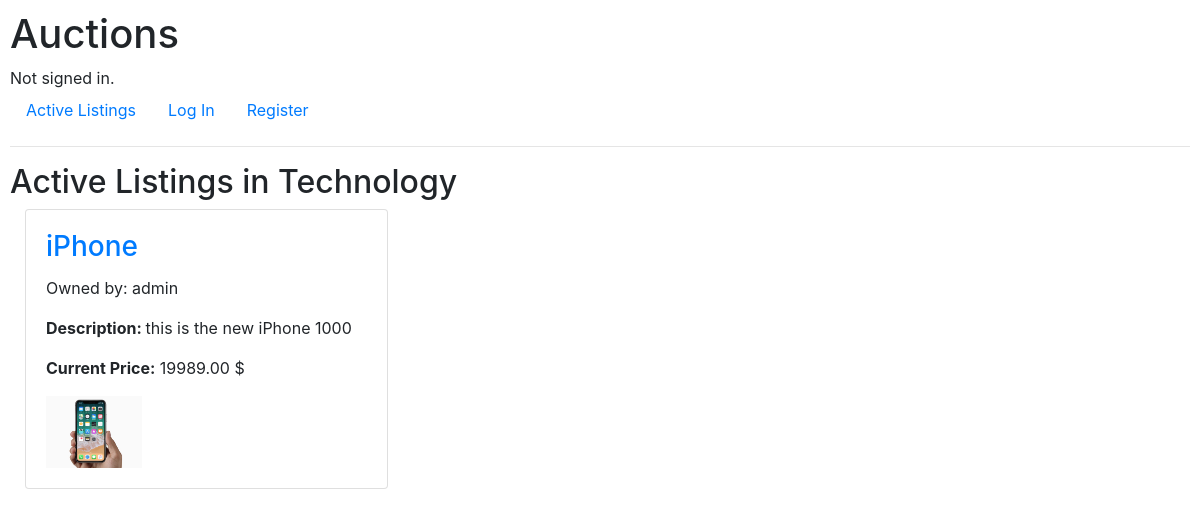
The page /category/1 on the database as committed earlier.
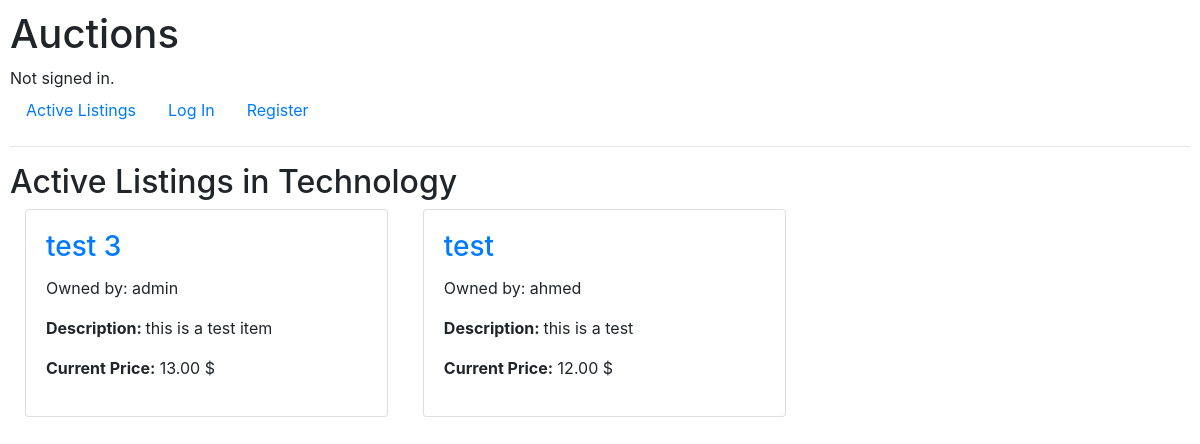
The same page on the database as committed later.
### auctions/models.py (models this page shows, shortened)
class Listing(models.Model):
    owner = models.ForeignKey(User, on_delete=models.CASCADE, related_name="listings")
    title = models.CharField(max_length=100)
    description = models.TextField()
    starting_bid = models.DecimalField(max_digits=10, decimal_places=2)
    image = models.ImageField(upload_to="listing/images", blank=True, null=True)
    category = models.ForeignKey(Category, on_delete=models.CASCADE, related_name="listings", blank=True, null=True)
    active = models.BooleanField(default=True)
    winner = models.ForeignKey(User, on_delete=models.SET_NULL, related_name="wins", null=True, blank=True)
    watchers = models.ManyToManyField(User, related_name='watch_list', null=True, blank=True)

class User(AbstractUser):
    pass

class Bid(models.Model):
    owner = models.ForeignKey(User, on_delete=models.CASCADE, related_name="bids")
    listing = models.ForeignKey(Listing, on_delete=models.CASCADE, related_name="bids")
    price = models.DecimalField(max_digits=10, decimal_places=2)
    class Meta:
        ordering = ['-price']

### auctions/views.py (the view)
# urls.py: path("category/<int:pk>", views.show_category_listing, name='show_category_listing'),
def show_category_listing(request, pk):
    return render(request, "auctions/category.html", {'category': Category.objects.get(pk=pk)})

### auctions/templates/auctions/category.html (shortened to what this page needs)
{% extends "auctions/layout.html" %}
{% block body %}
    <h2>Active Listings in {{ category.name }}</h2>
    {% for listing in category.listings.all %}
        {% if listing.active %}
        <div class="col-4 d-inline-block">
        <div class="card">
            <div class="card-body">
                <a href="{% url 'listing_view' listing.id %}">
                    <h3 class="card-title">{{ listing.title }}</h3>
                </a>
            <p>Owned by: {{ listing.owner.username }}</p>
            <p class="card-text">
                <b>Description: </b>
                {{ listing.description }}
            </p>
            <p>
                <b>Current Price:</b>
                {% if listing.bids.count != 0 %}
                    {{ listing.bids.first.price}}
                {% else %}
                    {{ listing.starting_bid }}
                {% endif %}
                $
            </p>
            {% if listing.image %}
                <img src="{{ listing.image.url }}" alt="listing photo" width="30%">
            {% endif %}
            </div>
        </div>
        </div>
        {% endif %}
    {% empty %}
        There are no active listings in this category right now.
    {% endfor %}
{% endblock %}

Rows that differ between the two databases and show on the page:
no longer on this page (row edited): Listing: title "iPhone", owner.username "admin", description "this is the new iPhone 1000", bids.first.price "19989.00", image (picture)
added Listing: title "test 3", owner.username "admin", description "this is a test item", bids.first.price "13.00"
added Listing: title "test", owner.username "ahmed", description "this is a test", starting_bid "12.00"
